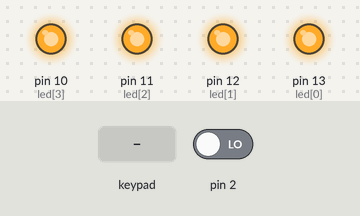
Bench run of a sketch on a simulated Arduino Mega 2560, built with avr-gcc and run on an emulated ATmega2560. Shown: output pins drawn as LEDs (lit = HIGH). Dashed ring = blinking. The test bench sets the inputs (shaded band); at power-on: pin 2 LOW. What the sketch prints to the serial monitor is not drawn.

Above: at 1.2 s.
1.3 s: keypad keys 1 1 1 1 pressed 0.4 s apart
At 3.4 s:
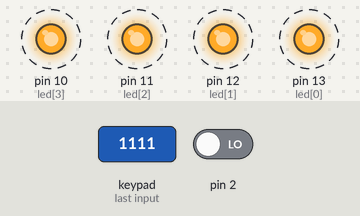
5.9 s: pin 2 driven HIGH
At 7.2 s:
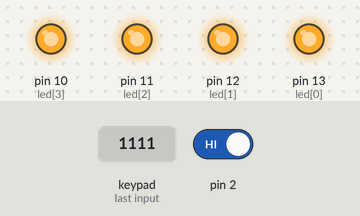
7.5 s: keypad keys 2 2 2 2 pressed 0.4 s apart
At 9.1 s:
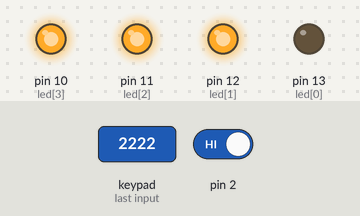
Timing chart, 0 to 18.1 s (numbered marks = the images above; inputs shaded):
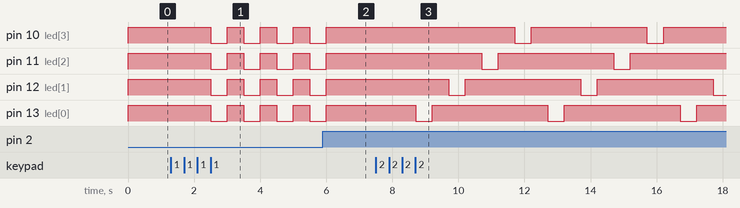

The sketch:

LMC2_1819_TP02_MIGM.ino
```cpp
#include "Arduino.h"
#include "Keypad.h"
int led[4]={13,12,11,10}, nb=0;
String choix="";
const byte numRows= 3; //nombre de lignes sur le clavier
const byte numCols= 3; //nombre de colonnes sur le clavier

//keymap définit la touche enfoncée en fonction de la ligne et des colonnes, comme indiqué sur le clavier.
char keymap[numRows][numCols]={
		{'1', '2', '3'},
		{'4', '5', '6'},
		{'7', '8', '9'},
};

//Code indiquant les connexions du clavier aux terminaux Arduino
byte rowPins[numRows] = {46,48,47}; //Rangées 0 à 3
byte colPins[numCols]= {50,52,51}; //Colonnes 0 à 3

//initialise une instance de la classe Keypad
Keypad myKeypad= Keypad(makeKeymap(keymap), rowPins, colPins, numRows, numCols);

void setup(){
	Serial.begin(9600);
	Serial.println("Connection reussie");

	attachInterrupt(digitalPinToInterrupt(2), reset, RISING);
	for(int var = 0; var <4; var++) {
		pinMode(led[var], OUTPUT);
		digitalWrite(led[var], 1);
	}
}

//Si la touche est enfoncée, cette clé est enregistrée dans la variable 'Keypressed'
//Si clé n'est pas égale à 'NO_KEY', cette clé est imprimée
//si compte = 17, le compte est remis à 0 (cela signifie qu'aucune touche n'est enfoncée pendant tout le processus de numérisation du clavier
void loop(){
	if(nb<4) {
		char keypressed = myKeypad.getKey();
			if (keypressed != NO_KEY){
				Serial.print(keypressed);
				choix = choix+keypressed;
				nb++;
			}
	}else {
		if (choix=="1111") {
			cligno();
		}else if (choix=="2222") {
			boucle1();
		}else if (choix=="3333") {
			boucle2();
		}else {
			Serial.print("\nErreur!!!!\n");
			Serial.println("Le code n'est pas correcte");
			reset();
		}
	}

}
//Clignoletment des leds
void cligno(){
	for (int var = 0; var < 4; var++) {
		digitalWrite(led[var],0);
	}
	delay(500);
	for (int var = 0; var < 4; var++) {
		digitalWrite(led[var],1);
	}
	delay(500);
}
//Chenillard de led
void boucle1(){
	for (int var = 0; var <= 3; var++) {
		digitalWrite(led[var], 0);
		delay(500);
		digitalWrite(led[var], 1);
		delay(500);
	}
}
//Chenillard avec maitien
void boucle2(){
	for (int var = 0; var <= 3; var++) {
		digitalWrite(led[var], 0);
		delay(500);
	}
	for (int var = 0; var <= 3; var++) {
		digitalWrite(led[var], 1);
	}
	delay(500);
}
//reset
void reset(){
	nb=0;
	choix="";
	Serial.print("\n");
}
```

Measured:
- after the input at 1.3 s, pin 10 (led[3]), pin 11 (led[2]), pin 12 (led[1]), pin 13 (led[0]): alternates HIGH for 0.50 s and LOW for 0.50 s, starting after 1.2 s
- after the input at 5.9 s, pin 10 (led[3]), pin 11 (led[2]), pin 12 (led[1]), pin 13 (led[0]): goes on until 6.0 s, then stays HIGH
- after the input at 7.5 s, pin 10 (led[3]): alternates HIGH for 3.5 s and LOW for 0.50 s, starting after 4.2 s; pin 11 (led[2]): alternates HIGH for 3.5 s and LOW for 0.50 s, starting after 3.2 s
